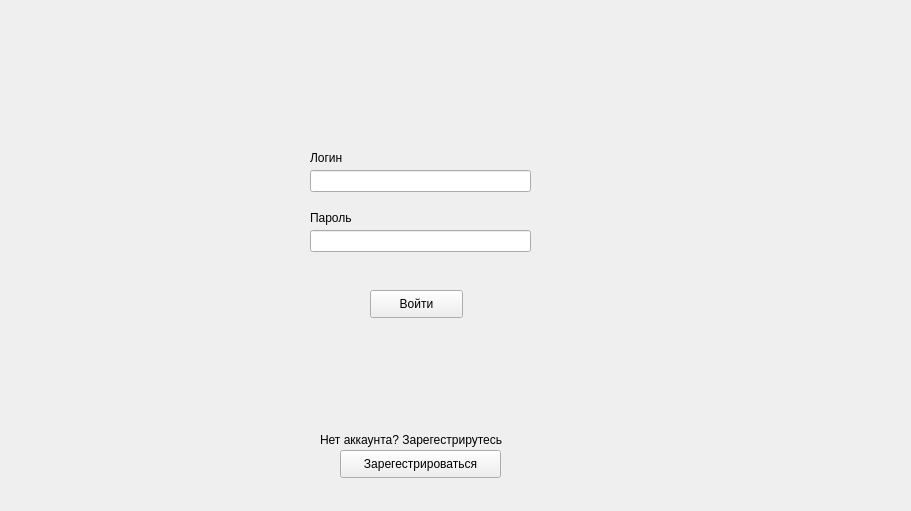
    <widget class="QWidget" name="Login">
     <property name="minimumSize">
      <size>
       <width>911</width>
       <height>511</height>
      </size>
     </property>
     <widget class="QLineEdit" name="login_Username_2">
      <property name="geometry">
       <rect>
        <x>310</x>
        <y>170</y>
        <width>221</width>
        <height>22</height>
       </rect>
      </property>
     </widget>
     <widget class="QLabel" name="login_Username">
      <property name="geometry">
       <rect>
        <x>310</x>
        <y>150</y>
        <width>55</width>
        <height>16</height>
       </rect>
      </property>
      <property name="text">
       <string>Логин</string>
      </property>
     </widget>
     <widget class="QLabel" name="login_Pass">
      <property name="geometry">
       <rect>
        <x>310</x>
        <y>210</y>
        <width>55</width>
        <height>16</height>
       </rect>
      </property>
      <property name="text">
       <string>Пароль</string>
      </property>
     </widget>
     <widget class="QLineEdit" name="login_Pass_2">
      <property name="geometry">
       <rect>
        <x>310</x>
        <y>230</y>
        <width>221</width>
        <height>22</height>
       </rect>
      </property>
     </widget>
     <widget class="QPushButton" name="login_Enter">
      <property name="geometry">
       <rect>
        <x>370</x>
        <y>290</y>
        <width>93</width>
        <height>28</height>
       </rect>
      </property>
      <property name="text">
       <string>Войти</string>
      </property>
     </widget>
     <widget class="QPushButton" name="login_toReg_2">
      <property name="geometry">
       <rect>
        <x>340</x>
        <y>450</y>
        <width>161</width>
        <height>28</height>
       </rect>
      </property>
      <property name="text">
       <string>Зарегестрироваться</string>
      </property>
     </widget>
     <widget class="QLabel" name="login_toReg">
      <property name="geometry">
       <rect>
        <x>320</x>
        <y>430</y>
        <width>221</width>
        <height>20</height>
       </rect>
      </property>
      <property name="text">
       <string>Нет аккаунта? Зарегестрирутесь</string>
      </property>
     </widget>
     <widget class="QLabel" name="login_ErrMes">
      <property name="geometry">
       <rect>
        <x>310</x>
        <y>260</y>
        <width>241</width>
        <height>20</height>
       </rect>
      </property>
      <property name="text">
       <string/>
      </property>
     </widget>
     <widget class="QLabel" name="label_151">
      <property name="geometry">
       <rect>
        <x>840</x>
        <y>480</y>
        <width>55</width>
        <height>16</height>
       </rect>
      </property>
      <property name="text">
       <string/>
      </property>
     </widget>
    </widget>
